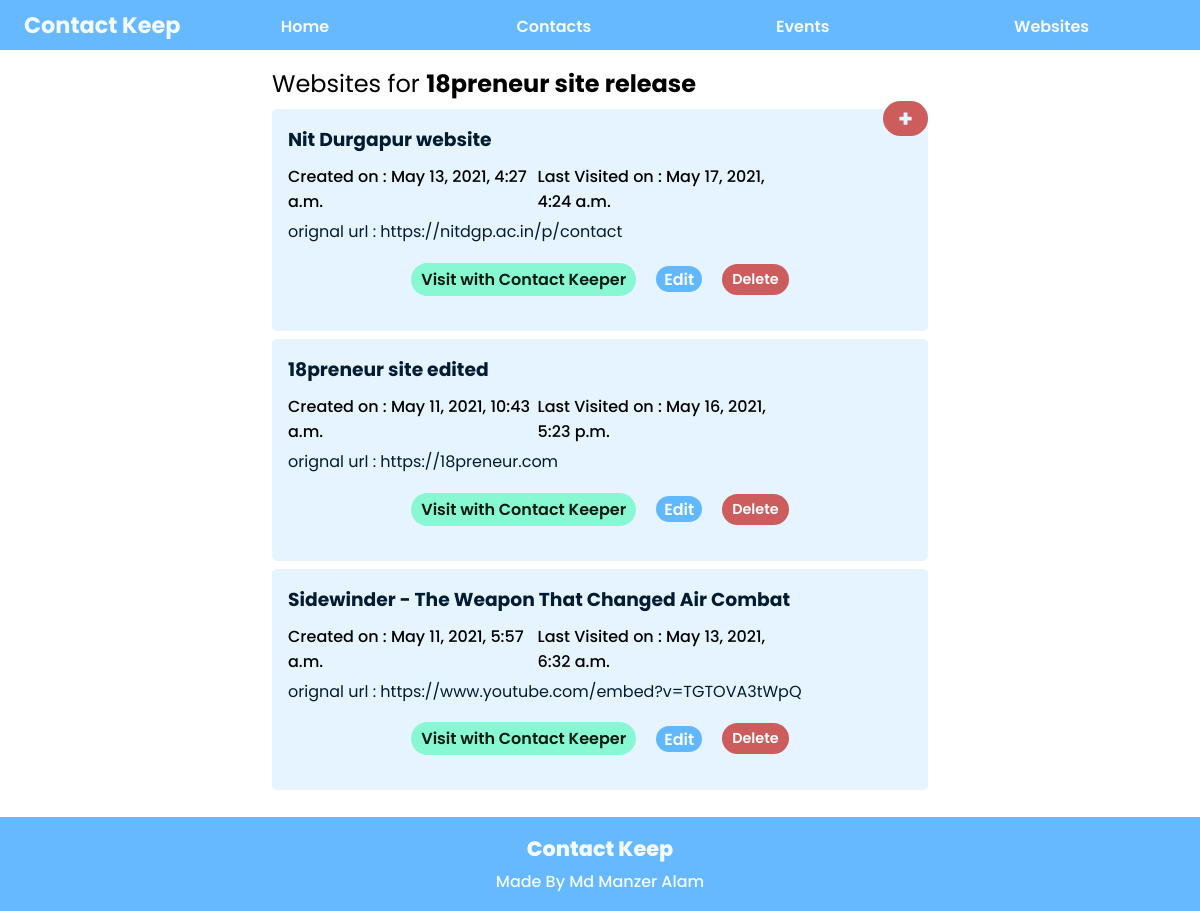
/websites/, run on an earlier commit of the app's database.
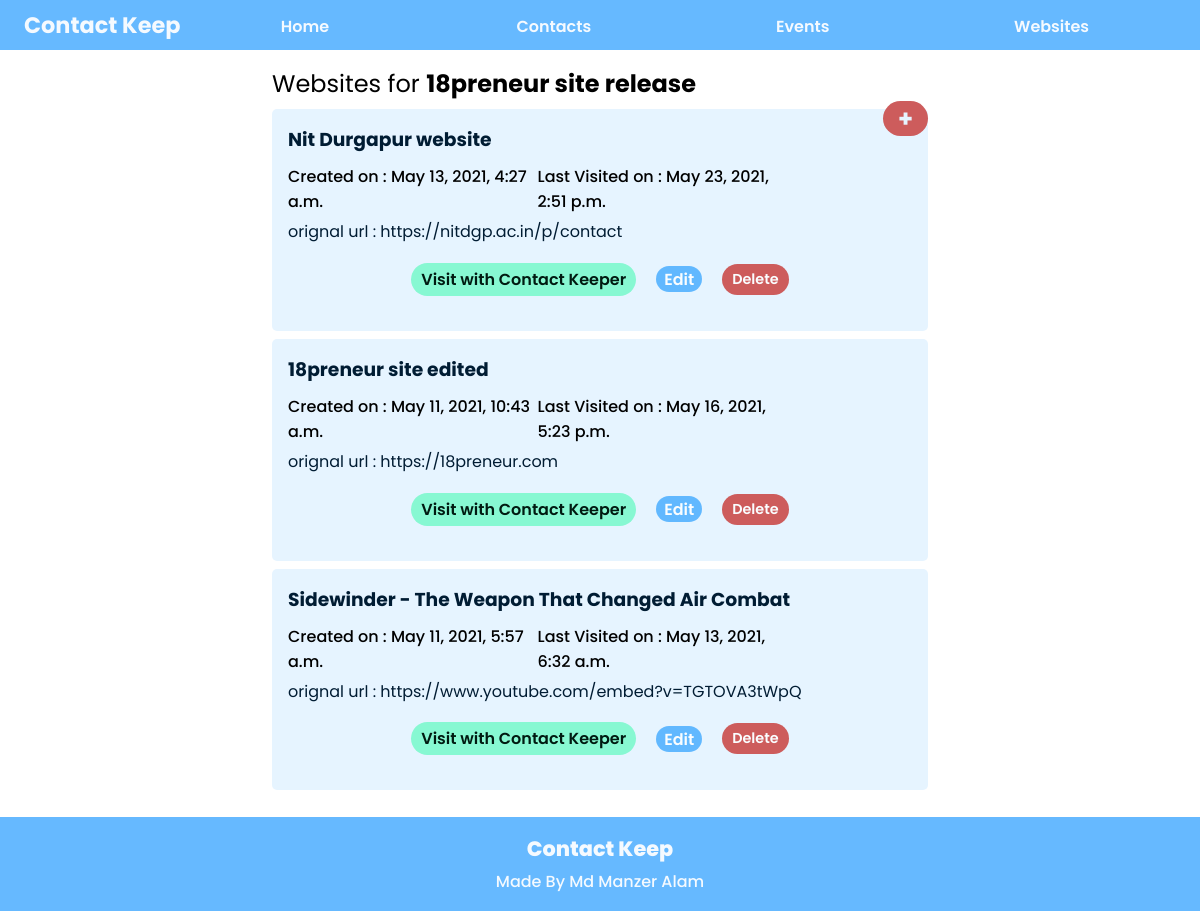
And on a later commit of the database.
### contactkeep/models.py (models this page shows, shortened)
class Event(models.Model):
    name = models.CharField("Event Name",max_length=150)
    start_date = models.DateField("start date")
    end_date = models.DateField("end date")
    current = models.BooleanField("Current Event",default=False)

class Website(models.Model):
    event = models.ForeignKey(Event, on_delete=models.CASCADE)
    url = models.CharField("Link for website",max_length=250)
    name = models.CharField("Name for website",max_length=250)
    web_cache = models.CharField("Cache of website content",max_length=100000,default='')
    last_visit = models.DateTimeField("last visited on",auto_now=True)
    created_on = models.DateTimeField("Created on",auto_created=True,default=timezone.now)

### contactkeep/views.py (the view, shortened to what this page needs)
# urls.py: path('websites/',views.websites,name="websites"),
def websites(request):
    current_event = Event.objects.filter(current=True)
    if(current_event.count()!=0):
        current_event = current_event[0]
        websites_for_event = Website.objects.filter(event=current_event).order_by('-last_visit')
    else:
        websites_for_event = "no event selected"
    context = {
        'event' : current_event,
        'websites_for_event' : websites_for_event,
    }
    return render(request,'contactkeep/websites.html',context)

### contactkeep/templates/contactkeep/websites.html (shortened to what this page needs)
{% load static %}
<!DOCTYPE html>
<html lang="en">
<head>
    <link rel="stylesheet" type="text/css" href="{% static 'contactkeep/websites.css' %}">
</head>
{% include 'contactkeep/snippets/navigation.html' %}
<body>
    <main>
        <h2 id="title">Websites for <span>{{event.name}}</span></h2>
        <section id="add-website">
            <button id="btn-add-website" onclick="toggleForm()">+</button>
        </section>
        <section class="websites-holder">
            {% for website in websites_for_event %}
                <section class="website-holder">
                    <h3>{{website.name}}</h3>
                    <div class="date-holder">
                        <h4>Created on : {{website.created_on}}</h4>
                        <h4>Last Visited on : {{website.last_visit}}</h4>
                    </div>
                    <a href="{{website.url}}" class="url">orignal url : {{website.url}}</a>
                    <ul class="links">
                        <li><a href="{% url 'contactkeep:view_website' website.id %}" class="url visit-with">Visit with Contact Keeper</a></li>
                        <li><a href="{% url 'contactkeep:website_edit' website.id %}" class="edit-link">Edit</a></li>
                        <li>
                            <form action="" method="post" enctype="multipart/form-data" class="delete-form">
                                <input type="submit" value="Delete" class="del-btn" name="website-delete">
                            </form>
                        </li>
                    </ul>
                </section>
            {% endfor %}
        </section>
    </main>
</body>
{% include 'contactkeep/snippets/footer.html' %}
</html>

### contactkeep/templates/contactkeep/snippets/navigation.html
{% load static %}
<link rel="stylesheet" type="text/css" href="{% static 'contactkeep/snippets/navigation.css' %}">
<nav>
    <ul>
        <li id="logo">Contact&nbsp;Keep</li>
        <li><a href="{% url 'contactkeep:home' %}">Home</a></li>
        <li><a href="{% url 'contactkeep:contacts' %}">Contacts</a></li>
        <li><a href="{% url 'contactkeep:events' %}">Events</a></li>
        <li><a href="{% url 'contactkeep:websites' %}">Websites</a></li>
    </ul>
</nav>

### contactkeep/templates/contactkeep/snippets/footer.html
{% load static %}
<link rel="stylesheet" type="text/css" href="{% static 'contactkeep/snippets/footer.css' %}">
<footer>
    <h2>Contact Keep<br><span>Made By Md Manzer Alam</span></h2>
</footer>

### contactkeep/static/contactkeep/websites.css (style rules this page uses)
* { margin: 0px; padding: 0px; box-sizing: border-box; font-family: 'Poppins',sans-serif; }
main { padding: 0.2em 2em; }
@media screen and (min-width:850px) { main { margin: 0 20vw; } }
.website-holder { background-color: hsl(207, 100%, 95%); padding: 1em; border-radius: 5px; margin: 0.5em 0px; }
.website-holder h3 { font-weight: 700; margin-bottom: 10px; color: hsl(207, 100%, 10%); }
.website-holder .date-holder { display: flex; width: 80%; flex-direction: row; justify-content: center; align-items: baseline; margin: 0.3em 0em; }
.website-holder .date-holder h4 { flex: 1; text-align: left; font-weight: 500; }
.url { padding: 0.1em 0em; border-radius: 100px; text-decoration: none; color: hsl(207, 100%, 10%); }
.visit-with { background-color: hsl(160, 89%, 75%); color: hsl(160, 100%, 5%); font-weight: 600; padding: 5px 10px; }
#btn-add-website { color: hsl(207, 100%, 95%); background-color: indianred; font-weight: 700; border: none; text-align: center; width: 45px; border-radius: 500px; float: right; outline: none; font-size: 1.5rem; }
form { background-color: hsl(207, 100%, 95%); padding: 1em 1.5em; border-radius: 10px; }
form input { border-color: hsla(207, 100%, 15%,0.2); padding: 0.5em; border-radius: 10px; font-size: 0.9rem; }
#title { font-weight: 400; }
#title span { font-weight: 700; }
.delete-form { padding: 0px; }
.del-btn { padding: 5px 10px; font-weight: 600; border: none; font-size: 0.9rem; border-radius: 20px; color: hsl(207, 100%, 99%); background-color: indianred; }
.edit-link { padding: 0.1em 0.5em; background-color: hsl(207, 100%, 69%); border-radius: 100px; text-decoration: none; font-weight: 600; color: hsl(207, 100%, 99%); margin-top: 30px; }
.links { margin: 10px 0px; display: flex; list-style: none; flex-wrap: wrap; justify-content: center; align-items: center; }
.links li { margin: 10px 10px; }

### contactkeep/static/contactkeep/snippets/navigation.css (style rules this page uses)
nav { background-color: #66B9FF; width: 100vw; padding: 0.5em 1.5em; justify-content: center; margin-bottom: 0.8em; font-family: 'Poppins'; }
nav ul { list-style: none; font-size: 1.2rem; width: 100%; display: flex; flex-direction: row; justify-content: center; align-items: baseline; }
nav ul li { margin: auto; flex: 1; text-align: center; }
nav ul li a { font-weight: 600; text-decoration: none; font-size: 1rem; color: hsl(207, 100%, 98%); }
#logo { flex: 0; font-family: 'Poppins'; font-weight: 700; font-size: 1.4rem; color: hsl(207, 100%, 98%); }

### contactkeep/static/contactkeep/snippets/footer.css (style rules this page uses)
footer { color: hsl(207, 100%, 98%); background-color: #66B9FF; padding: 1em 1.5em; text-align: center; width: 100vw; margin-top: 15px; font-family: 'Poppins',sans-serif; }
footer h2 { font-size: 1.3rem; font-weight: 800; }
footer h2 span { font-size: 1rem; font-weight: 500; }

What changed in the data, as far as the page shows it:
changed Website "Nit Durgapur website": last_visit "May 17, 2021, 4:24 a.m." → "May 23, 2021, 2:51 p.m."
